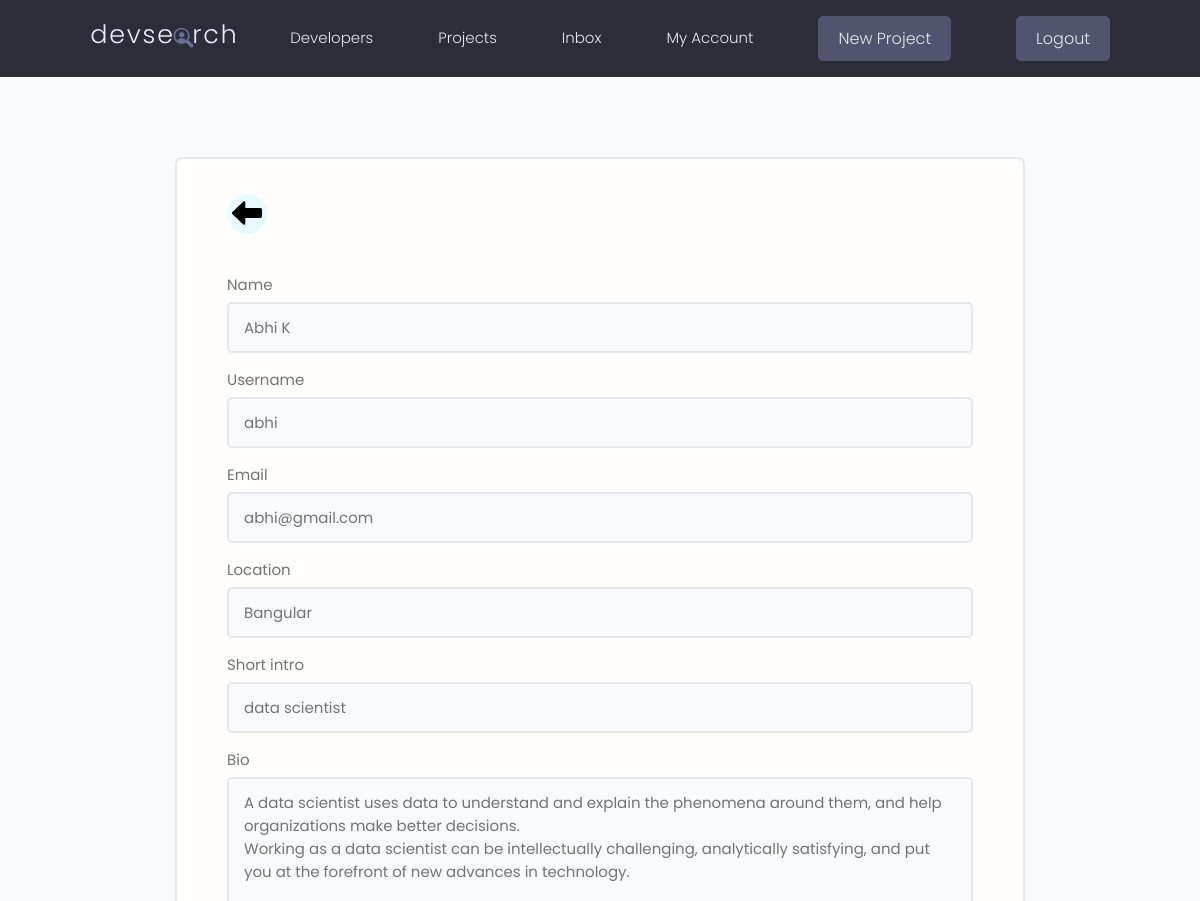
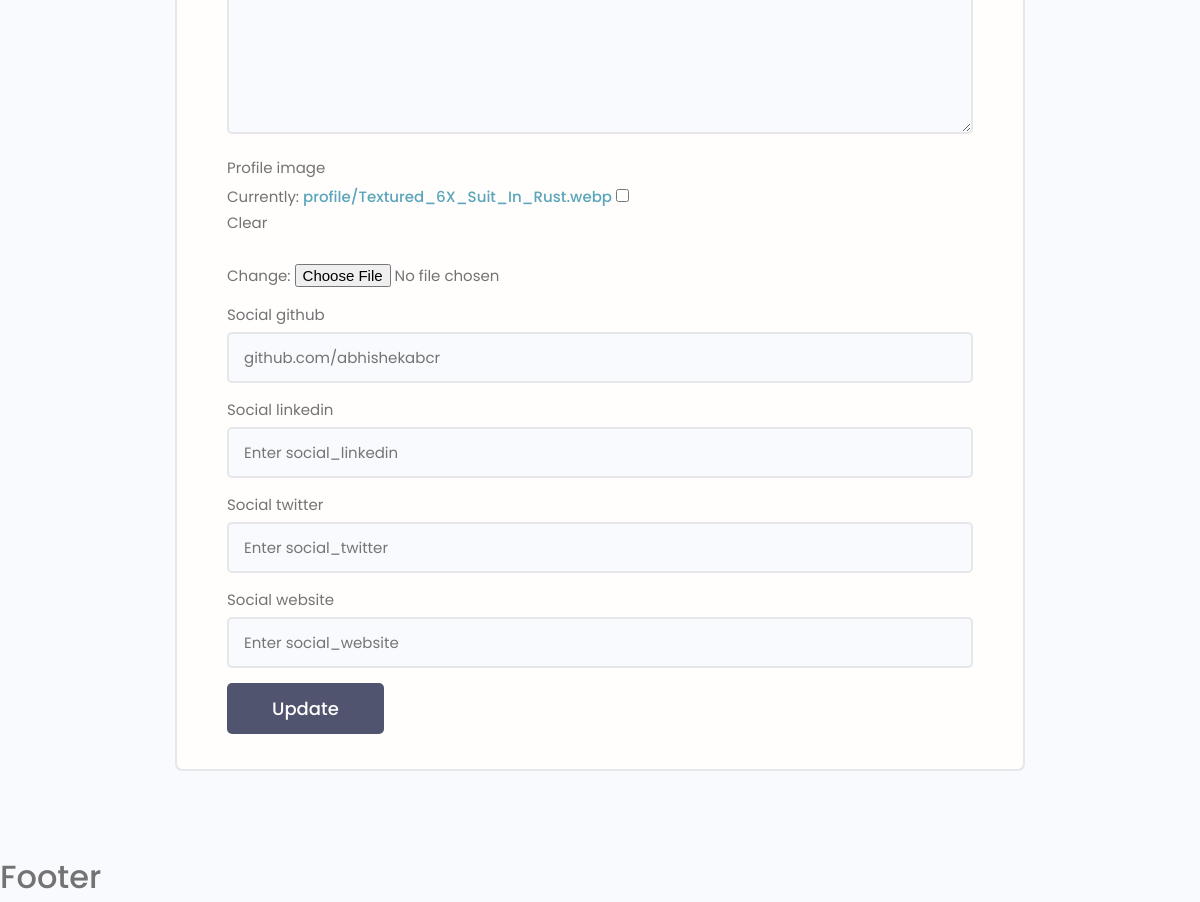
The app's page /users/edit-profile (signed in) with its own data (2 pictures, top to bottom).
### users/models.py (models this page shows, shortened)
class Profile(models.Model):
    user = models.OneToOneField(User, on_delete=models.CASCADE, null=True, blank=True)
    name = models.CharField(max_length=200, null=True, blank=True)
    username = models.CharField(max_length=200, blank=True, null=True)
    location = models.CharField(max_length=200, blank=True, null=True)
    email = models.EmailField(max_length=200, null=True, blank=True)
    short_intro = models.CharField(max_length=200, blank=True, null=True)
    bio = models.TextField(blank=True, null=True)
    profile_image = models.ImageField(null=True, blank=True, upload_to='profile/', default='profile/user-default.png')
    social_github = models.CharField(max_length=200, blank=True, null=True)
    social_twitter = models.CharField(max_length=200, blank=True, null=True)
    social_linkedin = models.CharField(max_length=200, blank=True, null=True)
    social_website = models.CharField(max_length=200, blank=True, null=True)
    created = models.DateTimeField(auto_now_add=True)
    id = models.UUIDField(default=uuid.uuid4, unique=True, primary_key=True, editable=False)
    class Meta:
        ordering = ['created']

### users/views.py (the view, shortened to what this page needs)
# urls.py: path('edit-profile', views.updateAccount, name='edit-profile'),
@login_required(login_url='login')
def updateAccount(request):
    profile = request.user.profile
    form = ProfileForm(instance=profile)
    return render(request, 'users/profile_form.html', {'form': form})

### users/forms.py
class ProfileForm(ModelForm):
    class Meta:
        model = Profile
        fields = ['name', 'username', 'email', 'location', 'short_intro', 'bio', 'profile_image', 'social_github',
                  'social_linkedin', 'social_twitter', 'social_website']
    def __init__(self, *args, **kwargs):
        super(ModelForm, self).__init__(*args, **kwargs)
        for name, field in self.fields.items():
            field.widget.attrs.update({'class': 'input input--text', 'placeholder': 'Enter '+name, 'id': name})

### users/templates/users/profile_form.html (shortened to what this page needs)
{% extends 'main.html' %}
{% block content %}
<main class="formPage my-xl">
        <div class="content-box">
            <div class="formWrapper">
                <a class="backButton" href="{% url 'account' %}">
                </a>
                <br>
                <form action="{% url 'edit-profile' %}" method="post" enctype="multipart/form-data">
                    {% for field in form %}
                        <div class="form__field">
                            <label for="{{field.name}}">{{field.label}} </label>
                            {{field}}
                        </div>
                    {% endfor %}
                    <input class="btn btn--sub btn--lg" type="submit" value="Update" />
                </form>
                </div>
        </div>
    </main>
{% endblock content %}

### static/styles/app.css (style rules this page uses)
:root { --color-sub: #2d2d39; }
.btn--sub { background-color: var(--color-sub-light); }
.content-box { width: 95%; max-width: 85rem; margin: 0 auto; }
.backButton { background: var(--color-main-light); color: var(--color-main); width: 4rem; height: 4rem; display: flex; align-items: center; justify-content: center; border-radius: 50%; }
.formPage .formWrapper { list-style: none; background: var(--color-white); padding: 3.5rem 5rem; border: 2px solid var(--color-light); border-radius: 0.7rem; }

### static/uikit/styles/modules/_variables.css (style rules this page uses)
:root { --color-main: #5aa5b9; --color-main-light: #e6faff; --color-sub: #3f4156; --color-sub-light: #51546e; --color-sub-lighter: #ededfd; --color-text: #737373; --color-gray: #8b8b8b; --color-light: #e5e7eb; --color-light-gray: #767676; --color-bg: #f8fafd; --color-white: #fffefd; --color-white-light: #f3f3f3; --color-success: #359e64; --color-success-bg: #def8e8; --color-error: #fc4b0b; --color-error-bg: #fff2ee; --font-base: 'Poppins', arial, helvetica, 'Segoe UI', roboto, ubuntu, sans-serif; --font-monospace: 'Fira Code', 'Courier New', courier, monospace; --font-regular: 300; --font-medium: 500; --font-bold: 700; --generic-shadow: 1px 1px 5px #00000010; --generic-transition: all 0.3s ease-in-out; }

### static/uikit/styles/modules/_base.css (style rules this page uses)
* { margin: 0; padding: 0; box-sizing: border-box; text-rendering: optimizeLegibility; color: inherit; font-size: inherit; }
html { font-size: 50%; }
@media only screen and (min-width: 480px) { html { font-size: 56.25%; } }
@media only screen and (min-width: 1200px) { html { font-size: 62.5%; } }
body { line-height: 1.6; font-weight: 400; font-size: 1.5rem; color: var(--color-text); background-color: var(--color-bg); min-height: 100vh; }

### static/uikit/styles/modules/_typography.css (style rules this page uses)
* { font-family: var(--font-base); }
a { padding-bottom: 2px; text-decoration: none; display: inline-block; color: var(--color-main); font-weight: var(--font-medium); }

### static/uikit/styles/modules/_utilities.css (style rules this page uses)
.my-xl { margin: 8rem auto; }

### static/uikit/styles/modules/_button.css (style rules this page uses)
.btn { display: inline-block; position: relative; cursor: pointer; background-color: var(--color-light); font-weight: var(--font-medium); color: var(--color-sub); text-decoration: none; padding: 1rem 2rem; border-radius: 0.5rem; border: none; width: -webkit-fit-content; width: -moz-fit-content; width: fit-content; height: -webkit-fit-content; height: -moz-fit-content; height: fit-content; font-size: 1.6rem; outline-width: 0; outline-color: transparent; -webkit-backface-visibility: hidden; backface-visibility: hidden; transition: all 0.3s ease-in-out; }
.btn--sub { background-color: var(--color-sub); color: var(--color-white); }
.btn--lg { font-size: 1.8rem; padding: 1.2rem 4.5rem; }

### static/uikit/styles/modules/_form.css (style rules this page uses)
.form__field { margin-top: 1.5rem; margin-bottom: 1.5rem; }
.form__label, .form__field > label { display: block; margin-bottom: 0.5rem; color: var(--color-text); }
input.input[type='text'], input.input[type='email'], input.input[type='password'], input.input[type='number'], textarea.input { min-width: 24rem; width: 100%; padding: 1.2rem 1.5rem; border-radius: 0.5rem; border: 2px solid var(--color-light); transition: all 0.3s ease-in-out; background-color: var(--color-bg); }

### records on screen
Profile: form "Abhi K" "abhi" "abhi@gmail.com" "Bangular" "data scientist" "A data scientist uses data to understand and explain the phenomena around them, and help organizations make better decisions. Working as a data scientist can be intellectually challenging, analytically satisfying, and put you at the forefront of new advances in technology." "github.com/abhishekabcr"

### other values on screen
{{ field.label }} "Name" "Username" "Email" "Location" "Short intro" "Bio" "Profile image" "Social github" "Social linkedin" "Social twitter" "Social website"
